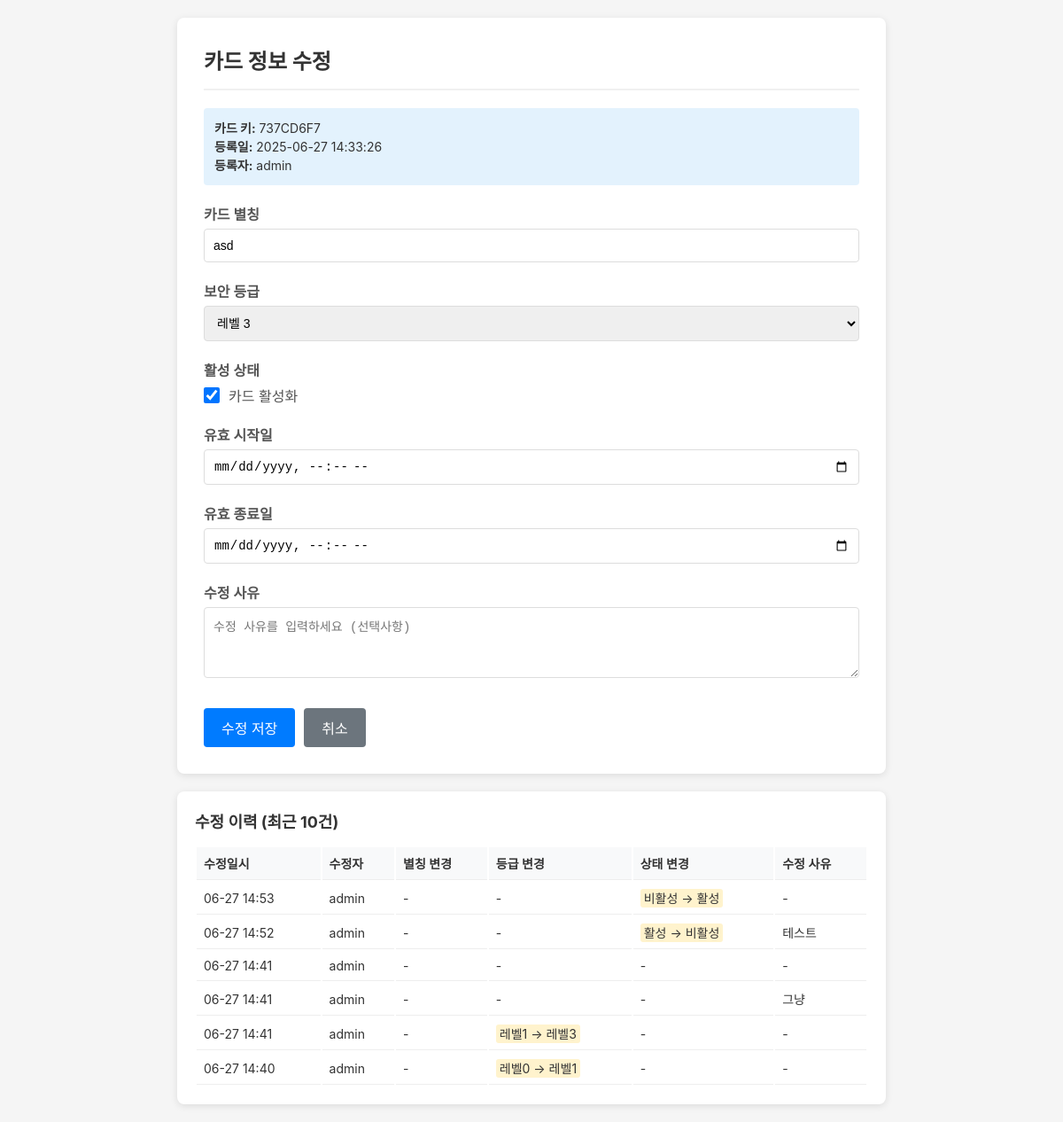
The page /RFID/card_edit/29/ (signed in) on the database its author committed.
### RFID/models.py (models this page shows, shortened)
class Card(models.Model):
    card_key_value = models.CharField(
        max_length=20,
        verbose_name="카드 고유키",
        help_text="RFID 카드의 UID (Hex 형태)"
    )
    card_alias = models.CharField(
        max_length=100,
        verbose_name="카드 별칭",
        help_text="예: 홍길동 카드, 임시카드1"
    )
    card_level = models.IntegerField(
        default=5,
        validators=[MinValueValidator(0), MaxValueValidator(5)],
        verbose_name="카드 보안 등급",
        help_text="0=최고 권한, 5=최저 권한"
    )
    regist_date = models.DateTimeField(
        auto_now_add=True,
        verbose_name="등록일시"
    )
    who_add = models.CharField(
        max_length=100,
        verbose_name="등록자",
        help_text="카드를 등록한 관리자 이름"
    )
    last_modify_date = models.DateTimeField(
        auto_now=True,
        verbose_name="마지막 수정일시"
    )
    last_modify_who = models.CharField(
        max_length=100,
        blank=True,
        verbose_name="마지막 수정자"
    )
    is_active = models.BooleanField(
        default=True,
        verbose_name="카드 활성 상태",
        help_text="False시 카드 사용 불가"
    )
    valid_from = models.DateTimeField(
        null=True,
        blank=True,
        verbose_name="유효 시작일"
    )
    valid_until = models.DateTimeField(
        null=True,
        blank=True,
        verbose_name="유효 종료일"
    )
    class Meta:
        db_table = 'card'
        verbose_name = "RFID 카드"
        verbose_name_plural = "Card : RFID 카드 목록"
        indexes = [
            models.Index(fields=['card_key_value']),
            models.Index(fields=['card_level']),
            models.Index(fields=['is_active']),
        ]

class CardModifyLog(models.Model):
    card = models.ForeignKey(
        Card,
        on_delete=models.CASCADE,
        verbose_name="수정된 카드",
        related_name='modify_logs'
    )
    card_alias_before = models.CharField(
        max_length=100,
        blank=True,
        verbose_name="변경 전 카드 별칭"
    )
    card_alias_after = models.CharField(
        max_length=100,
        blank=True,
        verbose_name="변경 후 카드 별칭"
    )
    card_level_before = models.IntegerField(
        verbose_name="변경 전 보안 등급"
    )
    card_level_after = models.IntegerField(
        verbose_name="변경 후 보안 등급"
    )
    is_active_before = models.BooleanField(
        verbose_name="변경 전 활성 상태"
    )
    is_active_after = models.BooleanField(
        verbose_name="변경 후 활성 상태"
    )
    modify_date = models.DateTimeField(
        auto_now_add=True,
        verbose_name="수정일시"
    )
    modify_who = models.CharField(
        max_length=100,
        verbose_name="수정자"
    )
    modify_reason = models.TextField(
        blank=True,
        verbose_name="수정 사유"
    )
    class Meta:
        db_table = 'card_modify_log'
        verbose_name = "카드 수정 로그"
        verbose_name_plural = "CardModifyLog : 카드 수정 로그 목록"
        indexes = [
            models.Index(fields=['card', 'modify_date']),
            models.Index(fields=['modify_date']),
        ]
        ordering = ['-modify_date']

### RFID/card_modify.py (the view, shortened to what this page needs)
# urls.py: path('card_edit/<int:card_id>/', card_modify.card_edit, name='card_edit'),
@login_required
def card_edit(request, card_id):
    if not request.user.is_superuser:
        messages.error(request, "접근 권한이 없습니다.")
        return redirect('card_list')
    card = get_object_or_404(Card, id=card_id)
    modify_logs = card.modify_logs.order_by('-modify_date')[:10]
    context = {
        'card': card,
        'modify_logs': modify_logs,
    }
    return render(request, 'card_edit.html', context)

### RFID/templates/card_edit.html (shortened to what this page needs)
<!DOCTYPE html>
<html lang="ko">
<head>
</head>
<body>
    <div class="container">
        <form method="post" class="card-form">
            <h1>카드 정보 수정</h1>
            <div class="info-box">
                <strong>카드 키:</strong> {{ card.card_key_value }}<br>
                <strong>등록일:</strong> {{ card.regist_date|date:"Y-m-d H:i:s" }}<br>
                <strong>등록자:</strong> {{ card.who_add }}
            </div>
            <div class="form-group">
                <label for="card_alias">카드 별칭</label>
                <input type="text" id="card_alias" name="card_alias" value="{{ card.card_alias }}" required>
            </div>
            <div class="form-group">
                <label for="card_level">보안 등급</label>
                <select id="card_level" name="card_level" required>
                    <option value="3" {% if card.card_level == 3 %}selected{% endif %}>레벨 3</option>
                </select>
            </div>
            <div class="form-group">
                <label>활성 상태</label>
                <div class="checkbox-group">
                    <input type="checkbox" id="is_active" name="is_active" {% if card.is_active %}checked{% endif %}>
                    <label for="is_active" style="font-weight: normal; margin-bottom: 0;">카드 활성화</label>
                </div>
            </div>
            <div class="form-group">
                <label for="valid_from">유효 시작일</label>
                <input type="datetime-local" id="valid_from" name="valid_from"
                       value="{% if card.valid_from %}{{ card.valid_from|date:'Y-m-d' }}T{{ card.valid_from|time:'H:i' }}{% endif %}">
            </div>
            <div class="form-group">
                <label for="valid_until">유효 종료일</label>
                <input type="datetime-local" id="valid_until" name="valid_until"
                       value="{% if card.valid_until %}{{ card.valid_until|date:'Y-m-d' }}T{{ card.valid_until|time:'H:i' }}{% endif %}">
            </div>
            <div class="form-group">
                <label for="modify_reason">수정 사유</label>
                <textarea id="modify_reason" name="modify_reason" placeholder="수정 사유를 입력하세요 (선택사항)"></textarea>
            </div>
            <div class="btn-group">
                <button type="submit" class="btn-primary">수정 저장</button>
                <button type="button" class="btn-secondary" onclick="window.location.href='/RFID/card_list/'">취소</button>
            </div>
        </form>
        {% if modify_logs %}
        <div class="history-section">
            <h2>수정 이력 (최근 10건)</h2>
            <table class="history-table">
                <thead>
                    <tr>
                        <th>수정일시</th>
                        <th>수정자</th>
                        <th>별칭 변경</th>
                        <th>등급 변경</th>
                        <th>상태 변경</th>
                        <th>수정 사유</th>
                    </tr>
                </thead>
                <tbody>
                    {% for log in modify_logs %}
                    <tr>
                        <td>{{ log.modify_date|date:"m-d H:i" }}</td>
                        <td>{{ log.modify_who }}</td>
                        <td>
                            {% if log.card_alias_before != log.card_alias_after %}
                            <span class="change-highlight">{{ log.card_alias_before }} → {{ log.card_alias_after }}</span>
                            {% else %}
                            -
                            {% endif %}
                        </td>
                        <td>
                            {% if log.card_level_before != log.card_level_after %}
                            <span class="change-highlight">레벨{{ log.card_level_before }} → 레벨{{ log.card_level_after }}</span>
                            {% else %}
                            -
                            {% endif %}
                        </td>
                        <td>
                            {% if log.is_active_before != log.is_active_after %}
                            <span class="change-highlight">
                                {% if log.is_active_after %}비활성 → 활성{% else %}활성 → 비활성{% endif %}
                            </span>
                            {% else %}
                            -
                            {% endif %}
                        </td>
                        <td>{{ log.modify_reason|default:"-" }}</td>
                    </tr>
                    {% endfor %}
                </tbody>
            </table>
        </div>
        {% endif %}
    </div>
</body>
</html>

### RFID/templates/card_edit.html (style rules this page uses)
* { margin: 0; padding: 0; box-sizing: border-box; }
body { font-family: -apple-system, BlinkMacSystemFont, 'Segoe UI', sans-serif; background: #f5f5f5; color: #333; padding: 20px; }
.container { max-width: 800px; margin: 0 auto; }
.card-form { background: white; padding: 30px; border-radius: 8px; box-shadow: 0 2px 8px rgba(0,0,0,0.1); margin-bottom: 20px; }
h1 { font-size: 24px; margin-bottom: 20px; padding-bottom: 15px; border-bottom: 2px solid #f0f0f0; }
.form-group { margin-bottom: 20px; }
label { display: block; font-weight: 600; margin-bottom: 5px; color: #555; }
input[type="text"], input[type="datetime-local"], select, textarea { width: 100%; padding: 10px; border: 1px solid #ddd; border-radius: 4px; font-size: 14px; }
textarea { resize: vertical; min-height: 80px; }
.checkbox-group { display: flex; align-items: center; gap: 10px; }
input[type="checkbox"] { width: 18px; height: 18px; cursor: pointer; }
.info-box { background: #e3f2fd; padding: 12px; border-radius: 4px; margin-bottom: 20px; font-size: 14px; line-height: 1.5; }
.btn-group { display: flex; gap: 10px; margin-top: 30px; }
button { padding: 10px 20px; border: none; border-radius: 4px; font-size: 16px; cursor: pointer; transition: all 0.3s; }
.btn-primary { background: #007bff; color: white; }
.btn-secondary { background: #6c757d; color: white; }
.history-section { background: white; padding: 20px; border-radius: 8px; box-shadow: 0 2px 8px rgba(0,0,0,0.1); }
.history-section h2 { font-size: 18px; margin-bottom: 15px; }
.history-table { width: 100%; font-size: 14px; }
.history-table th, .history-table td { padding: 8px; text-align: left; border-bottom: 1px solid #eee; }
.history-table th { background: #f8f9fa; font-weight: 600; }
.change-highlight { background: #fff3cd; padding: 2px 4px; border-radius: 3px; }

### rows shown on the page
Card: card_key_value "737CD6F7", regist_date "2025-06-27 14:33:26", who_add "admin", card_alias "asd", card_level "레벨 3", is_active "☑"
CardModifyLog: modify_date "06-27 14:53", modify_who "admin", is_active_before "비활성 → 활성", modify_reason "-"
CardModifyLog: modify_date "06-27 14:52", modify_who "admin", is_active_before "활성 → 비활성", modify_reason "테스트"
CardModifyLog: modify_date "06-27 14:41", modify_who "admin", modify_reason "-"
CardModifyLog: modify_date "06-27 14:41", modify_who "admin", modify_reason "그냥"
CardModifyLog: modify_date "06-27 14:41", modify_who "admin", card_level_before "1", card_level_after "3", modify_reason "-"
CardModifyLog: modify_date "06-27 14:40", modify_who "admin", card_level_before "0", card_level_after "1", modify_reason "-"
